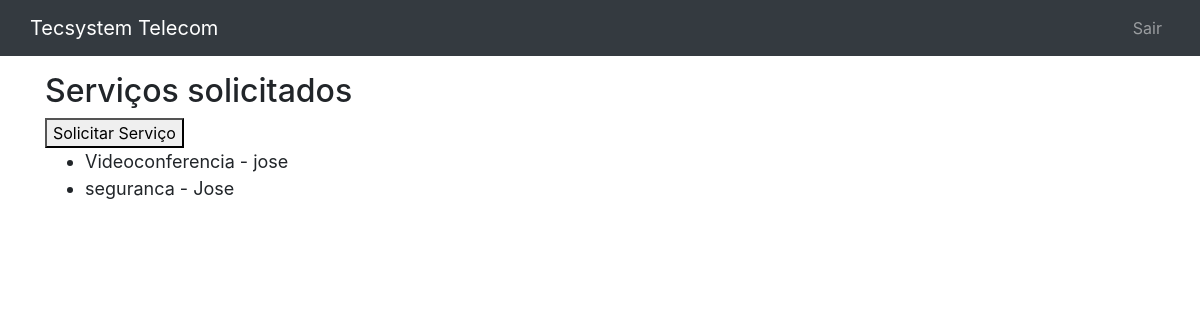
Page /accounts/profile/ (signed in) on the committed database.
### core/models.py (models this page shows, shortened)
class Servico(models.Model):
    nome_completo = models.CharField(max_length=50, null=True)
    empresa = models.CharField(max_length=200)
    telefone = models.CharField(max_length=15)
    email = models.CharField(max_length=100)
    prioridade = models.CharField(max_length=50)
    servico = models.CharField(max_length=50)
    descricao = models.TextField(blank=True, null=True)
    data_criacao= models.DateTimeField(auto_now=True, verbose_name='Solicitado')
    usuario = models.ForeignKey(User, on_delete=models.CASCADE)
    class Meta:
        db_table = 'servico'

### core/views.py (the view)
# urls.py: path('accounts/profile/', views.lista_servicos),
@login_required(login_url='/login/')
def lista_servicos(request):
    usuario = request.user
    servicos = Servico.objects.filter(usuario=usuario)
    dados = {'servicos':servicos}
    return render(request, 'servicos.html', dados)

### templates/servicos.html
{% extends "base.html" %}
{% block content %}
    <h2>Serviços solicitados</h2>
    <a href="solicitacao/">
        <button type="button">Solicitar Serviço</button>
    </a>
    <ul style="font-size: 18px">
        {% for servico in servicos %}
            <li>{{ servico.servico }} - {{ servico.nome_completo }}</li>
        {% endfor %}
    </ul>
{% endblock %}

### rows in the picture
Servico: servico "Videoconferencia", nome_completo "jose"
Servico: servico "seguranca", nome_completo "Jose"
